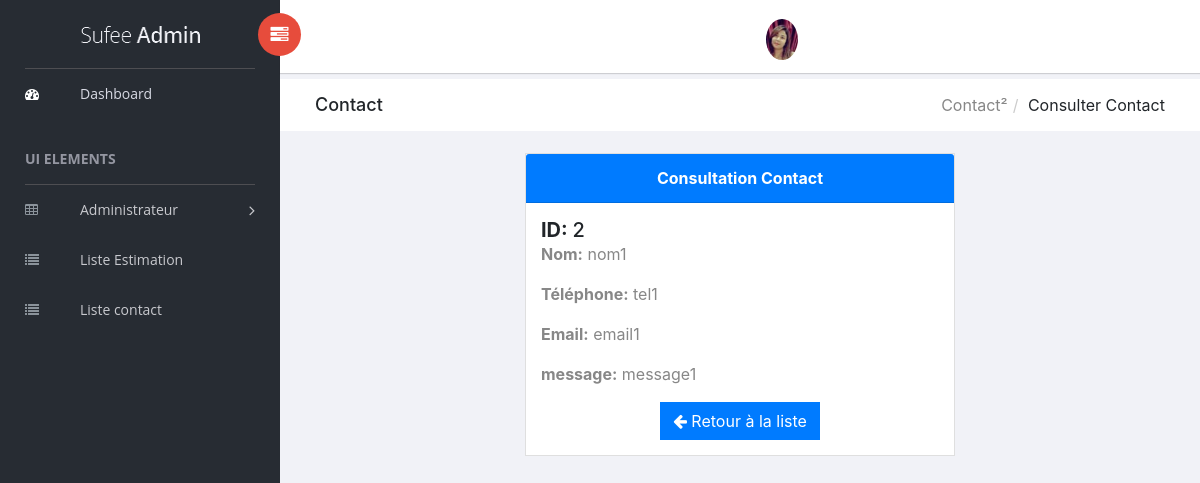
The app's page /admin/consulter_contact.php?id=2 (signed in) with its own data.
### tables this page shows
CREATE TABLE IF NOT EXISTS `contact` (
  `id` int NOT NULL AUTO_INCREMENT,
  `nom` varchar(255) NOT NULL,
  `email` varchar(255) NOT NULL,
  `tel` varchar(255) NOT NULL,
  `message` text NOT NULL,
  `lue` tinyint NOT NULL,
  PRIMARY KEY (`id`)
);

### admin/classes.php (called while the page is built, shortened)
<?php
class Contact {
    function __construct($id, $nom, $email, $tel, $message, $lue = 0) {
        $this->id = $id;
        $this->nom = $nom;
        $this->email = $email;
        $this->tel = $tel;
        $this->message = $message;
    }
    public static function lecture($id) {
        $res = null;
        $cnx = Connexion::getInstance()->getConnexion();
        if ($cnx) {
            $sql = "SELECT * FROM contact WHERE id = '$id'";
            $resultat = $cnx->query($sql);
            if ($resultat && $resultat->rowCount() == 1) {
                $est = $resultat->fetch(PDO::FETCH_ASSOC);
                $res = new contact($est["id"], $est["nom"], $est["email"], $est["tel"], $est["message"], $est["lue"]);
            }
        }
        return $res;
    }
}
?>

### admin/consulter_contact.php (the view, shortened to what this page needs)
<?php
include("classes.php");
$id = $_GET['id'];
$contact = Contact::lecture($id);
?>
<!doctype html>
<html lang="en">
<head>
    <link rel="stylesheet" href="vendors/bootstrap/dist/css/bootstrap.min.css">
    <link rel="stylesheet" href="vendors/font-awesome/css/font-awesome.min.css">
    <link rel="stylesheet" href="assets/css/style.css">
</head>
<body>
    <?php include('aside.php'); ?>
    <div id="right-panel" class="right-panel">
        <header id="header" class="header">
            <div class="header-menu">
                <div class="col-sm-7">
                    <a id="menuToggle" class="menutoggle pull-left"><i class="fa fa fa-tasks"></i></a>
                    <div class="header-left">
                        <div class="user-area dropdown float-right">
                            <a href="#" class="dropdown-toggle" data-toggle="dropdown" aria-haspopup="true"
                                aria-expanded="false">
                                <img class="user-avatar rounded-circle" src="images/admin.png" alt="User Avatar">
                            </a>
                        </div>
                    </div>
                </div>
            </div>
        </header>
        <div class="breadcrumbs">
            <div class="col-sm-4">
                <div class="page-header float-left">
                    <div class="page-title">
                        <h1>Contact</h1>
                    </div>
                </div>
            </div>
            <div class="col-sm-8">
                <div class="page-header float-right">
                    <div class="page-title">
                        <ol class="breadcrumb text-right">
                            <li><a href="#">Contact²</a></li>
                            <li class="active">Consulter Contact</li>
                        </ol>
                    </div>
                </div>
            </div>
        </div>
        <div class="content mt-3">
            <div class="animated fadeIn">
                <div class="row">
                    <div class="col-lg-3">
                    </div>
                    <div class="col-lg-6">
                        <div class="card">
                            <div class="card-header"
                                style="background-color: #007bff; color: white; text-align: center;">
                                <strong>Consultation Contact</strong>
                            </div>
                            <div class="card-body">
                                <h5><strong>ID: </strong><?php echo $contact->id; ?></h5>
                                <p><strong>Nom:</strong> <?php echo $contact->nom; ?></p>
                                <p><strong>Téléphone:</strong> <?php echo $contact->tel; ?></p>
                                <p><strong>Email:</strong> <?php echo $contact->email; ?></p>
                                <p><strong>message:</strong> <?php echo $contact->message; ?></p>
                                <div class="text-center">
                                    <a href="liste_contact.php" class="btn btn-primary">
                                        <i class="fa fa-arrow-left"></i> Retour à la liste
                                    </a>
                                </div>
                            </div>
                        </div>
                    </div>
                    <div class="col-lg-3">
                    </div>
                </div>
            </div>
        </div>
    </div>
</body>
</html>

### records on screen
contact: id "2", nom "nom1", tel "tel1", email "email1", message "message1"
